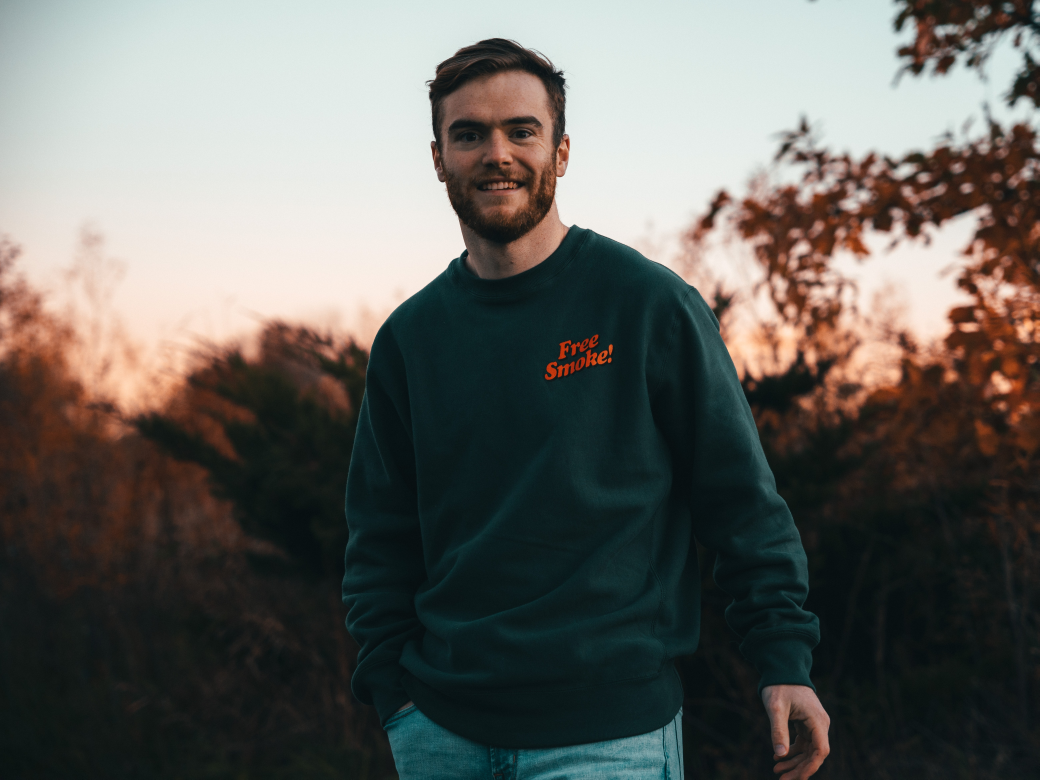
#> input picture img2.jpg, 5196 x 3897 px (shown at 1/5 size)
$ python image-face-detection-code.py
#> lines starting #> are read from the running program, lines starting #| are printed output that depends on the picture
import cv2

# Creating a Cascade classifier object
face_cascade = cv2.CascadeClassifier('haarcascade_frontalface_default.xml')

# Reading the image as it is
img = cv2.imread("img2.jpg")
#> img is the input picture: shape (3897, 5196, 3); mean B, G, R 94.9, 99.3, 99.8

# Reading the image as grayscale image
gray_img = cv2.cvtColor(img,cv2.COLOR_BGR2GRAY)
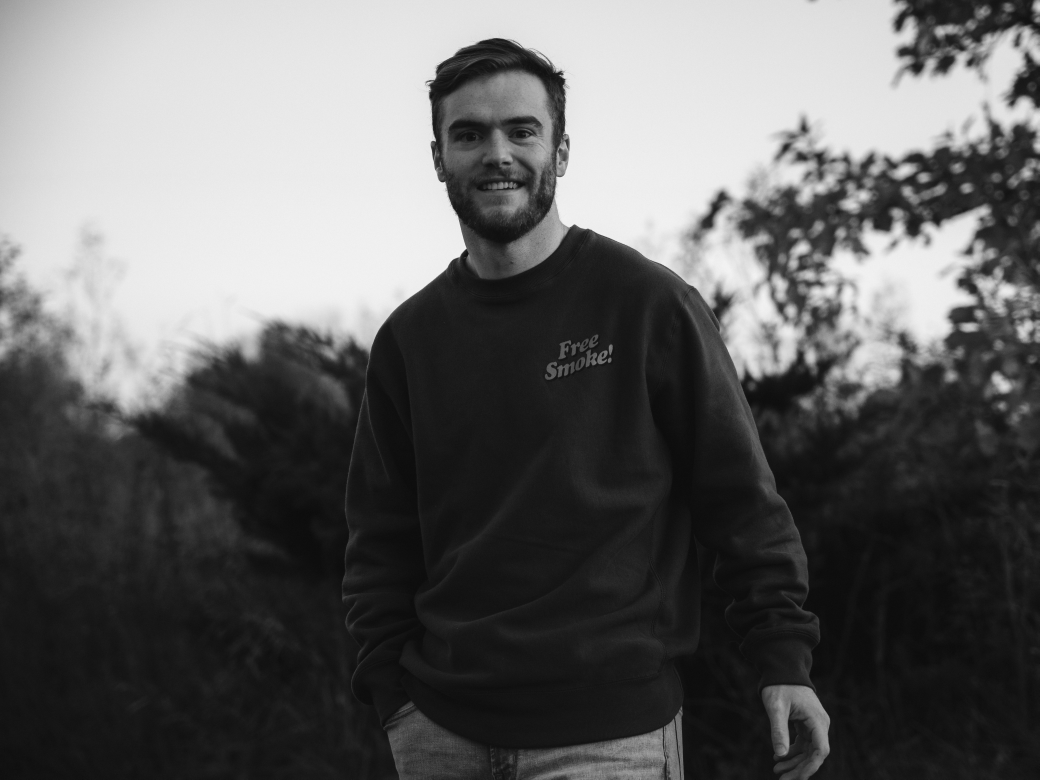
#> gray_img: shape (3897, 5196) (shown at 1/5 size); min 4, max 253, mean 98.9

# Search the co-ordinates of the image
faces = face_cascade.detectMultiScale(gray_img, scaleFactor = 1.3, minNeighbors = 5)
#> faces = [[3889, 1268, 51, 51], [2161, 413, 662, 662]]

# Drawing recangle on image
for x,y,w,h in faces:
    img = cv2.rectangle(img, (x,y), (x+w,y+h),(255,0,0),15)
#> this loop made 2 passes

# reshaping the image to display properly on the screen
resized = cv2.resize(img,(int(img.shape[1]/7), int(img.shape[1]/7)))
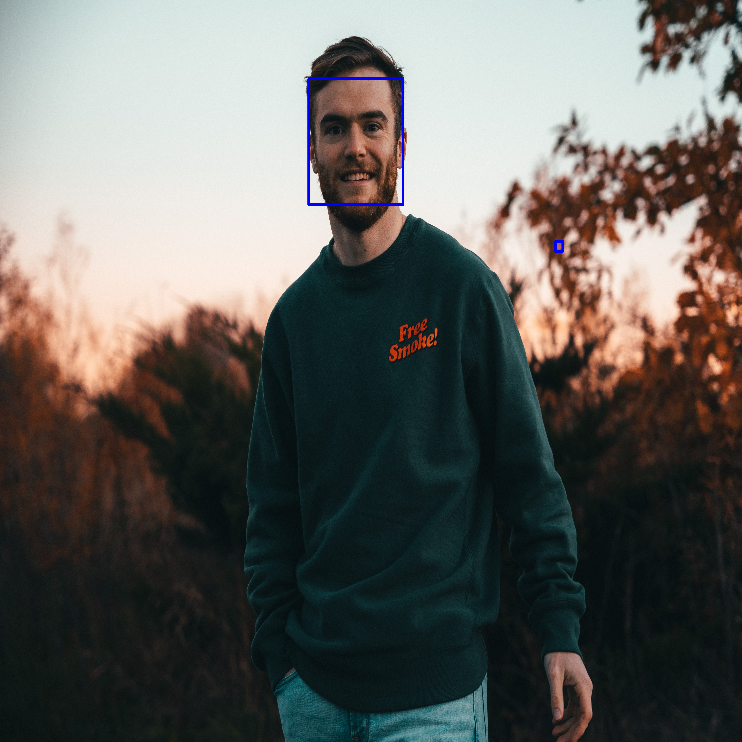
#> resized: shape (742, 742, 3); mean B, G, R 95.1, 98.9, 99.3

# Opens a window to display the image
cv2.imshow("Win", resized)

# Wait until user presses a key
cv2.waitKey(0)

# Closes the window based on waifortkey parameter
cv2.destroyAllWindows()
